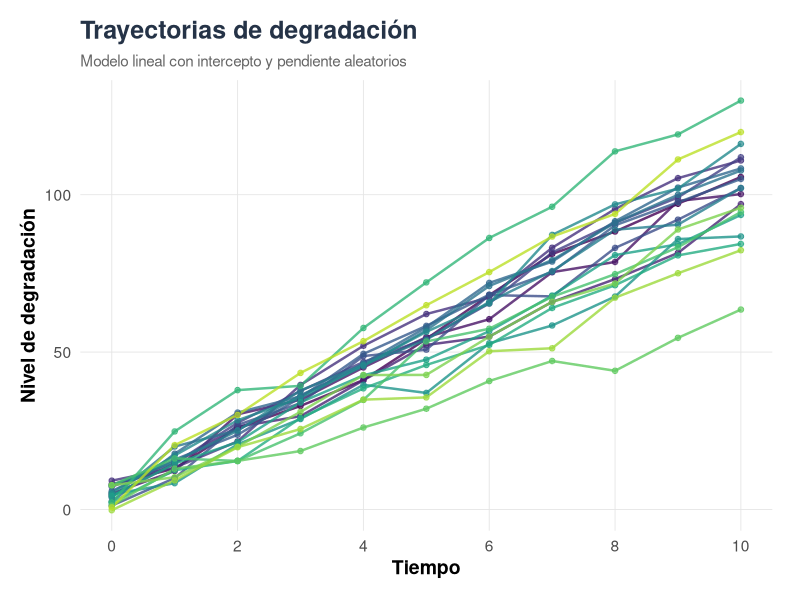

The R source for this figure: (Note: this script raises an error after producing the figure.)
## ---- chunk 1
library(mvtnorm)
Mu_B <- c(5,10)
Cov_B <- matrix(c(1.5,1.3,
                  1.3,2), ncol = 2)
K <- 20 #Unidades
Betas <- rmvnorm(n = K, mean = Mu_B,
                 sigma = Cov_B)
df <- matrix(ncol = 3)
colnames(df) <- c("unit","t","Degradacion")
sigma_error <- 3
for(k in 1:K){
  Y <- c()
  for(t in seq(0,10,1)){
    Y <- c(Y,Betas[k,1] + Betas[k,2]*t + rnorm(1,0,sigma_error))
  }
  nk <- length(Y)
  df_k <- cbind(rep(k,nk),seq(0,10,1),Y)
  df <- rbind(df,df_k)
}
df <- df[-1,]
df <- as.data.frame(df)

## ---- chunk 2
library(ggplot2)

ggplot(df, aes(x = t, y = Degradacion,
               group = unit, color = factor(unit))) +
  geom_line(linewidth = 0.85, alpha = 0.8) +
  geom_point(size = 1.6, alpha = 0.7) +
  scale_color_viridis_d(option = "D", end = 0.9) +
  scale_x_continuous(breaks = seq(0, 10, 2)) +
  labs(
    title = "Trayectorias de degradación",
    subtitle = "Modelo lineal con intercepto y pendiente aleatorios",
    x = "Tiempo",
    y = "Nivel de degradación",
    color = "Unidad"
  ) +
  theme_minimal(base_size = 14) +
  theme(
    plot.title = element_text(
      face = "bold", size = 18, color = "#253347"
    ),
    plot.subtitle = element_text(
      size = 11, color = "gray40"
    ),
    panel.grid.minor = element_blank(),
    panel.grid.major = element_line(
      color = "gray90", linewidth = 0.3
    ),
    legend.position = "none",
    axis.title = element_text(face = "bold"),
    plot.margin = margin(15, 20, 15, 15)
  )
## ---- chunk 3
library(nlme)

model <- lme(
  fixed = Degradacion ~ t,
  random = ~ t | unit,
  data = df,
  method = "ML",
  control = lmeControl(
    maxIter = 1000,
    msMaxIter = 1000,
    niterEM = 100,
    msVerbose = FALSE
  )
)
fixed.effects(model)
getVarCov(model)
model$sigma
